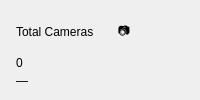
          <widget class="QFrame" name="card_total_camera">
           <property name="frameShape">
            <enum>QFrame::NoFrame</enum>
           </property>
           <layout class="QVBoxLayout" name="layout_card_total_camera">
            <property name="spacing">
             <number>4</number>
            </property>
            <property name="leftMargin">
             <number>16</number>
            </property>
            <property name="topMargin">
             <number>12</number>
            </property>
            <property name="rightMargin">
             <number>16</number>
            </property>
            <property name="bottomMargin">
             <number>12</number>
            </property>
            <item>
             <layout class="QHBoxLayout">
              <item>
               <widget class="QLabel" name="lbl_total_camera_title">
                <property name="text">
                 <string>Total Cameras</string>
                </property>
               </widget>
              </item>
              <item>
               <spacer>
                <property name="orientation">
                 <enum>Qt::Vertical</enum>
                </property>
                <property name="sizeHint" stdset="0">
                 <size>
                  <width>20</width>
                  <height>20</height>
                 </size>
                </property>
               </spacer>
              </item>
              <item>
               <widget class="QLabel" name="lbl_total_camera_icon">
                <property name="text">
                 <string>📷</string>
                </property>
               </widget>
              </item>
             </layout>
            </item>
            <item>
             <widget class="QLabel" name="lbl_total_camera_value">
              <property name="text">
               <string>0</string>
              </property>
             </widget>
            </item>
            <item>
             <widget class="QLabel" name="lbl_total_camera_status">
              <property name="text">
               <string>—</string>
              </property>
             </widget>
            </item>
           </layout>
          </widget>
